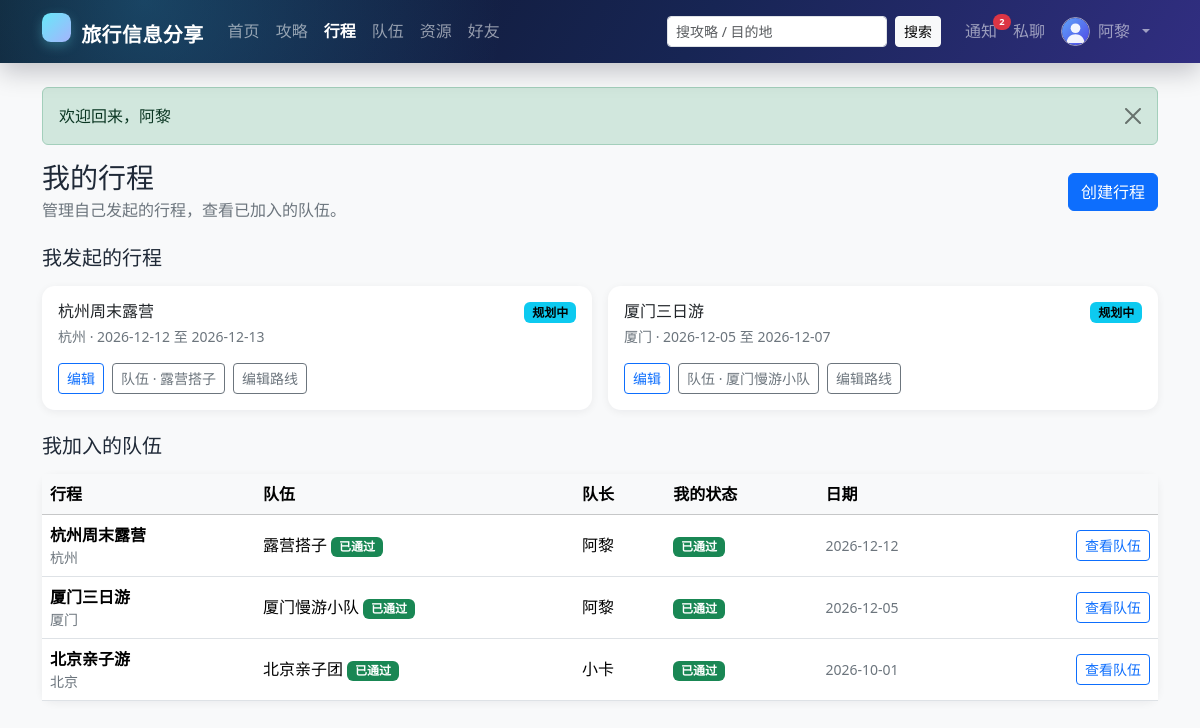
The app's page /trip_my.php (signed in) with its own data.
### tables this page shows
CREATE TABLE `user` (
  `id`            INT UNSIGNED NOT NULL AUTO_INCREMENT COMMENT '用户ID',
  `username`      VARCHAR(50)  NOT NULL                COMMENT '登录名，唯一',
  `password_hash` VARCHAR(255) NOT NULL                COMMENT 'password_hash() 生成的密码散列',
  `nickname`      VARCHAR(50)  NOT NULL                COMMENT '昵称',
  `avatar`        VARCHAR(500) DEFAULT NULL             COMMENT '头像URL',
  `gender`        ENUM('unknown','male','female','other') NOT NULL DEFAULT 'unknown' COMMENT '性别',
  `email`         VARCHAR(100) DEFAULT NULL             COMMENT '邮箱，唯一（可为空）',
  `phone`         VARCHAR(20)  DEFAULT NULL             COMMENT '手机号',
  `intro`         VARCHAR(500) DEFAULT NULL             COMMENT '个人简介',
  `role`          ENUM('user','admin') NOT NULL DEFAULT 'user'   COMMENT '角色',
  `status`        ENUM('active','disabled') NOT NULL DEFAULT 'active' COMMENT '账号状态',
  `created_at`    DATETIME NOT NULL DEFAULT CURRENT_TIMESTAMP,
  `updated_at`    DATETIME NOT NULL DEFAULT CURRENT_TIMESTAMP ON UPDATE CURRENT_TIMESTAMP,
  PRIMARY KEY (`id`),
  UNIQUE KEY `uk_user_username` (`username`),
  UNIQUE KEY `uk_user_email` (`email`),
  KEY `idx_user_role_status` (`role`,`status`),
  KEY `idx_user_nickname` (`nickname`),
  CONSTRAINT `chk_user_username_len` CHECK (CHAR_LENGTH(`username`) BETWEEN 3 AND 50),
  CONSTRAINT `chk_user_nickname_len` CHECK (CHAR_LENGTH(`nickname`) BETWEEN 1 AND 50)
);

CREATE TABLE `team` (
  `id`              INT UNSIGNED NOT NULL AUTO_INCREMENT,
  `trip_id`         INT UNSIGNED NOT NULL,
  `leader_id`       INT UNSIGNED NOT NULL COMMENT '队长',
  `name`            VARCHAR(100) NOT NULL,
  `max_members`     TINYINT UNSIGNED NOT NULL DEFAULT 10,
  `current_members` TINYINT UNSIGNED NOT NULL DEFAULT 1 COMMENT '含队长',
  `description`     VARCHAR(500) DEFAULT NULL,
  `status`          ENUM('recruiting','full','ongoing','closed') NOT NULL DEFAULT 'recruiting',
  `created_at`      DATETIME NOT NULL DEFAULT CURRENT_TIMESTAMP,
  `updated_at`      DATETIME NOT NULL DEFAULT CURRENT_TIMESTAMP ON UPDATE CURRENT_TIMESTAMP,
  PRIMARY KEY (`id`),
  UNIQUE KEY `uk_team_trip` (`trip_id`),
  KEY `idx_team_status` (`status`,`created_at`),
  KEY `idx_team_leader` (`leader_id`),
  CONSTRAINT `fk_team_trip`   FOREIGN KEY (`trip_id`)   REFERENCES `trip` (`id`) ON DELETE CASCADE ON UPDATE CASCADE,
  CONSTRAINT `fk_team_leader` FOREIGN KEY (`leader_id`) REFERENCES `user` (`id`) ON DELETE RESTRICT ON UPDATE CASCADE,
  CONSTRAINT `chk_team_max` CHECK (`max_members` BETWEEN 2 AND 50),
  CONSTRAINT `chk_team_current` CHECK (`current_members` >= 1 AND `current_members` <= `max_members`)
);

CREATE TABLE `trip` (
  `id`          INT UNSIGNED NOT NULL AUTO_INCREMENT,
  `owner_id`    INT UNSIGNED NOT NULL COMMENT '行程所有者',
  `title`       VARCHAR(100) NOT NULL,
  `destination` VARCHAR(100) NOT NULL,
  `start_date`  DATE NOT NULL,
  `end_date`    DATE NOT NULL,
  `budget`      DECIMAL(12,2) NOT NULL DEFAULT 0.00,
  `cover`       VARCHAR(500) DEFAULT NULL,
  `description` VARCHAR(1000) DEFAULT NULL,
  `visibility`  ENUM('private','team','public') NOT NULL DEFAULT 'private',
  `status`      ENUM('planning','ongoing','finished') NOT NULL DEFAULT 'planning',
  `created_at`  DATETIME NOT NULL DEFAULT CURRENT_TIMESTAMP,
  `updated_at`  DATETIME NOT NULL DEFAULT CURRENT_TIMESTAMP ON UPDATE CURRENT_TIMESTAMP,
  PRIMARY KEY (`id`),
  KEY `idx_trip_owner` (`owner_id`,`status`),
  KEY `idx_trip_destination` (`destination`),
  KEY `idx_trip_start` (`start_date`),
  CONSTRAINT `fk_trip_owner` FOREIGN KEY (`owner_id`) REFERENCES `user` (`id`) ON DELETE RESTRICT ON UPDATE CASCADE,
  CONSTRAINT `chk_trip_dates`  CHECK (`end_date` >= `start_date`),
  CONSTRAINT `chk_trip_budget` CHECK (`budget` >= 0)
);

CREATE TABLE `team_member` (
  `id`           INT UNSIGNED NOT NULL AUTO_INCREMENT,
  `team_id`      INT UNSIGNED NOT NULL,
  `user_id`      INT UNSIGNED NOT NULL,
  `status`       ENUM('pending','approved','rejected','quit','removed') NOT NULL DEFAULT 'pending',
  `apply_reason` VARCHAR(255) DEFAULT NULL,
  `joined_at`    DATETIME DEFAULT NULL,
  `created_at`   DATETIME NOT NULL DEFAULT CURRENT_TIMESTAMP,
  `updated_at`   DATETIME NOT NULL DEFAULT CURRENT_TIMESTAMP ON UPDATE CURRENT_TIMESTAMP,
  PRIMARY KEY (`id`),
  UNIQUE KEY `uk_team_member` (`team_id`,`user_id`),
  KEY `idx_team_member_user` (`user_id`,`status`),
  KEY `idx_team_member_team_status` (`team_id`,`status`),
  CONSTRAINT `fk_team_member_team` FOREIGN KEY (`team_id`) REFERENCES `team` (`id`) ON DELETE CASCADE ON UPDATE CASCADE,
  CONSTRAINT `fk_team_member_user` FOREIGN KEY (`user_id`) REFERENCES `user` (`id`) ON DELETE CASCADE ON UPDATE CASCADE
);

### app/auth.php (called while the page is built, shortened)
<?php
function current_user(): ?array
{
    static $cache = [];
    $id = (int) $_SESSION['user_id'];
    if (array_key_exists($id, $cache)) {
        return $cache[$id];
    }
    $user = db_one(
        'SELECT * FROM `user` WHERE `id` = ? AND `status` = "active" LIMIT 1',
        [$id]
    );
    return $cache[$id] = $user;
}
function require_login(): void
{
    if (current_user() !== null) {
        return;
    }
}
function unread_notifications_count(): int
{
    $user = current_user();
    return (int) db_val(
        'SELECT COUNT(*) FROM `notification` WHERE `user_id` = ? AND `is_read` = 0',
        [$user['id']]
    );
}

### app/db.php (called while the page is built, shortened)
<?php
function db(): PDO
{
    static $pdo = null;
    if ($pdo instanceof PDO) {
        return $pdo;
    }
    $c = config('db');
    $dsn = sprintf(
        'mysql:host=%s;port=%d;dbname=%s;charset=%s',
        $c['host'],
        (int) $c['port'],
        $c['name'],
        $c['charset']
    );
    $pdo = new PDO($dsn, $c['user'], $c['pass'], [
        PDO::ATTR_ERRMODE            => PDO::ERRMODE_EXCEPTION,
        PDO::ATTR_DEFAULT_FETCH_MODE => PDO::FETCH_ASSOC,
        PDO::ATTR_EMULATE_PREPARES   => false,
        PDO::ATTR_STRINGIFY_FETCHES  => false,
    ]);
    $pdo->exec("SET time_zone = '+08:00'");
    return $pdo;
}
function db_all(string $sql, array $params = []): array
{
    $stmt = db()->prepare($sql);
    $stmt->execute($params);
    return $stmt->fetchAll();
}
function db_one(string $sql, array $params = []): ?array
{
    $stmt = db()->prepare($sql);
    $stmt->execute($params);
    $row = $stmt->fetch();
    return $row === false ? null : $row;
}
function db_val(string $sql, array $params = []): mixed
{
    $stmt = db()->prepare($sql);
    $stmt->execute($params);
    return $stmt->fetchColumn();
}

### public/trip_my.php (the view, shortened to what this page needs)
<?php
require_login();
$me = current_user();
$uid = (int) $me['id'];
$owned = db_all(
    'SELECT t.*, te.`id` AS `team_id`, te.`name` AS `team_name`, te.`status` AS `team_status`, te.`current_members`, te.`max_members`
     FROM `trip` t LEFT JOIN `team` te ON te.`trip_id` = t.`id`
     WHERE t.`owner_id` = ? ORDER BY t.`start_date` DESC, t.`id` DESC',
    [$uid]
);
$joined = db_all(
    'SELECT t.*, te.`id` AS `team_id`, te.`name` AS `team_name`, te.`leader_id`, tm.`status` AS `member_status`,
            lu.`nickname` AS `leader_nickname`
     FROM `team_member` tm
     JOIN `team` te ON te.`id` = tm.`team_id`
     JOIN `trip` t ON t.`id` = te.`trip_id`
     JOIN `user` lu ON lu.`id` = te.`leader_id`
     WHERE tm.`user_id` = ? AND tm.`status` IN ("pending", "approved")
     ORDER BY t.`start_date` DESC, t.`id` DESC',
    [$uid]
);
$activeNav = 'trips';
require APP_ROOT . '/app/views/header.php';
?>
<div class="d-flex flex-column flex-sm-row justify-content-between align-items-sm-center gap-2 mb-4">
    <div>
        <h1 class="h3 mb-1">我的行程</h1>
        <p class="text-secondary mb-0">管理自己发起的行程，查看已加入的队伍。</p>
    </div>
    <a class="btn btn-primary" href="<?= e(url('/trip_edit.php')) ?>">创建行程</a>
</div>
<h2 class="h5 mb-3">我发起的行程</h2>
<div class="row g-3 mb-4">
    <?php foreach ($owned as $t): ?>
        <div class="col-md-6">
            <div class="card border-0 shadow-sm h-100">
                <div class="card-body">
                    <div class="d-flex justify-content-between align-items-start gap-2">
                        <div>
                            <h3 class="h6 mb-1"><a class="text-decoration-none text-body" href="<?= e(url('/trip.php?id=' . $t['id'])) ?>"><?= e($t['title']) ?></a></h3>
                            <div class="small text-secondary"><?= e($t['destination']) ?> · <?= e(format_date($t['start_date'])) ?> 至 <?= e(format_date($t['end_date'])) ?></div>
                        </div>
                        <?= status_html($t['status']) ?>
                    </div>
                    <div class="d-flex flex-wrap gap-2 mt-3">
                        <a class="btn btn-sm btn-outline-primary" href="<?= e(url('/trip_edit.php?id=' . $t['id'])) ?>">编辑</a>
                        <?php if ($t['team_id'] !== null): ?>
                            <a class="btn btn-sm btn-outline-secondary" href="<?= e(url('/team.php?id=' . $t['team_id'])) ?>">队伍 · <?= e($t['team_name']) ?></a>
                        <?php else: ?>
                            <a class="btn btn-sm btn-outline-success" href="<?= e(url('/team_edit.php?trip_id=' . $t['id'])) ?>">组建队伍</a>
                        <?php endif; ?>
                        <a class="btn btn-sm btn-outline-secondary" href="<?= e(url('/route_edit.php?trip_id=' . $t['id'])) ?>">编辑路线</a>
                    </div>
                </div>
            </div>
        </div>
    <?php endforeach; ?>
</div>
<h2 class="h5 mb-3">我加入的队伍</h2>
<div class="card border-0 shadow-sm">
    <div class="table-responsive">
        <table class="table table-hover align-middle mb-0">
            <thead class="table-light"><tr><th>行程</th><th>队伍</th><th>队长</th><th>我的状态</th><th>日期</th><th></th></tr></thead>
            <tbody>
            <?php foreach ($joined as $t): ?>
                <tr>
                    <td><div class="fw-semibold"><?= e($t['title']) ?></div><div class="small text-secondary"><?= e($t['destination']) ?></div></td>
                    <td><?= e($t['team_name']) ?> <?= status_html($t['member_status']) ?></td>
                    <td><?= e($t['leader_nickname']) ?></td>
                    <td><?= status_html($t['member_status']) ?></td>
                    <td class="small text-secondary"><?= e(format_date($t['start_date'])) ?></td>
                    <td class="text-end"><a class="btn btn-sm btn-outline-primary" href="<?= e(url('/team.php?id=' . $t['team_id'])) ?>">查看队伍</a></td>
                </tr>
            <?php endforeach; ?>
            </tbody>
        </table>
    </div>
</div>
<?php require APP_ROOT . '/app/views/footer.php'; ?>

### app/views/header.php (shortened to what this page needs)
<?php
$me = current_user();
$notifCount = unread_notifications_count();
$activeNav = $activeNav ?? '';
$q = (string) ($_GET['q'] ?? '');
?>
<!doctype html>
<html lang="zh-CN">
<head>
    <link rel="stylesheet" href="<?= e(url('/assets/bootstrap.min.css')) ?>">
    <link rel="stylesheet" href="<?= e(url('/assets/style.css')) ?>">
</head>
<body class="d-flex flex-column min-vh-100 bg-body-tertiary">
<nav class="navbar navbar-expand-lg navbar-dark app-navbar sticky-top">
    <div class="container">
        <a class="navbar-brand fw-bold" href="<?= e(url('/index.php')) ?>">
            <span class="brand-mark"></span> 旅行信息分享
        </a>
        <div class="collapse navbar-collapse" id="mainNav">
            <ul class="navbar-nav me-auto mb-2 mb-lg-0">
                <li class="nav-item"><a class="nav-link <?= $activeNav === 'home' ? 'active' : '' ?>" href="<?= e(url('/index.php')) ?>">首页</a></li>
                <li class="nav-item"><a class="nav-link <?= $activeNav === 'guides' ? 'active' : '' ?>" href="<?= e(url('/guides.php')) ?>">攻略</a></li>
                <li class="nav-item"><a class="nav-link <?= $activeNav === 'trips' ? 'active' : '' ?>" href="<?= e(url('/trips.php')) ?>">行程</a></li>
                <li class="nav-item"><a class="nav-link <?= $activeNav === 'teams' ? 'active' : '' ?>" href="<?= e(url('/teams.php')) ?>">队伍</a></li>
                <li class="nav-item"><a class="nav-link <?= $activeNav === 'resources' ? 'active' : '' ?>" href="<?= e(url('/resources.php')) ?>">资源</a></li>
                <?php if ($me !== null): ?>
                    <li class="nav-item"><a class="nav-link <?= $activeNav === 'friends' ? 'active' : '' ?>" href="<?= e(url('/friends.php')) ?>">好友</a></li>
                <?php endif; ?>
            </ul>
            <form class="d-flex me-lg-3 my-2 my-lg-0" role="search" action="<?= e(url('/guides.php')) ?>" method="get">
                <input class="form-control form-control-sm me-2" type="search" name="q" value="<?= e($q) ?>" placeholder="搜攻略 / 目的地" aria-label="搜索攻略">
                <button class="btn btn-sm btn-light" type="submit">搜索</button>
            </form>
            <ul class="navbar-nav align-items-lg-center">
                <?php if ($me !== null): ?>
                    <li class="nav-item">
                        <a class="nav-link position-relative" href="<?= e(url('/notifications.php')) ?>" title="通知">
                            通知
                            <?php if ($notifCount > 0): ?><span class="badge rounded-pill text-bg-danger nav-badge"><?= $notifCount ?></span><?php endif; ?>
                        </a>
                    </li>
                    <li class="nav-item">
                        <a class="nav-link position-relative" href="<?= e(url('/messages.php')) ?>" title="私聊">
                            私聊
                        </a>
                    </li>
                    <li class="nav-item dropdown">
                        <a class="nav-link dropdown-toggle d-flex align-items-center gap-2" href="#" role="button" data-bs-toggle="dropdown" aria-expanded="false">
                            <img src="<?= e(avatar_url($me['avatar'])) ?>" alt="" class="rounded-circle nav-avatar">
                            <span><?= e($me['nickname']) ?></span>
                        </a>
                    </li>
                <?php else: ?>
                    <li class="nav-item"><a class="nav-link" href="<?= e(url('/login.php')) ?>">登录</a></li>
                    <li class="nav-item"><a class="btn btn-sm btn-light ms-lg-2" href="<?= e(url('/register.php')) ?>">注册</a></li>
                <?php endif; ?>
            </ul>
        </div>
    </div>
</nav>
<main class="container py-4 flex-grow-1">
    <?php foreach (flashes() as $item): ?>
        <div class="alert alert-<?= e($item['type']) ?> alert-dismissible fade show" role="alert">
            <?= e($item['message']) ?>
            <button type="button" class="btn-close" data-bs-dismiss="alert" aria-label="关闭"></button>
        </div>
    <?php endforeach; ?>

### app/helpers.php (shortened to what this page needs)
<?php
function config(string $path, mixed $default = null): mixed
{
    $value = $GLOBALS['config'] ?? [];
    foreach (explode('.', $path) as $key) {
        $value = $value[$key];
    }
    return $value;
}
function e(mixed $value): string
{
    return htmlspecialchars((string) $value, ENT_QUOTES | ENT_SUBSTITUTE, 'UTF-8');
}
function url(string $path = ''): string
{
    $base = rtrim((string) config('site.base_url', ''), '/');
    return $base . '/' . ltrim($path, '/');
}
function flashes(): array
{
    $items = $_SESSION['flash'] ?? [];
    return $items;
}
function format_date(?string $value): string
{
    $ts = strtotime($value);
    return $ts ? date('Y-m-d', $ts) : $value;
}
function avatar_url(?string $avatar): string
{
    return url('/assets/avatar.svg');
}
function status_badge(string $status): array
{
    $map = [
        'draft'     => ['secondary', '草稿'],
        'pending'   => ['warning', '待审核'],
        'published' => ['success', '已发布'],
        'rejected'  => ['danger', '已驳回'],
        'hidden'    => ['dark', '已隐藏'],
        'planning'  => ['info', '规划中'],
        'ongoing'   => ['primary', '进行中'],
        'finished'  => ['secondary', '已结束'],
        'recruiting'=> ['success', '招募中'],
        'full'      => ['warning', '已满员'],
        'closed'    => ['secondary', '已关闭'],
        'approved'  => ['success', '已通过'],
        'quit'      => ['secondary', '已退出'],
        'removed'   => ['dark', '已移除'],
        'active'    => ['success', '正常'],
        'disabled'  => ['danger', '已禁用'],
        'accepted'  => ['success', '已接受'],
        'blocked'   => ['dark', '已拉黑'],
        'pending_friend' => ['warning', '待确认'],
    ];
    return $map[$status] ?? ['secondary', $status];
}
function status_html(string $status): string
{
    [$color, $label] = status_badge($status);
    return '<span class="badge text-bg-' . e($color) . '">' . e($label) . '</span>';
}

### records on screen
user: nickname "阿黎"
team: trip.title "杭州周末露营", trip.destination "杭州", trip.start_date "2026-12-12", trip.end_date "2026-12-13", label "规划中", name "露营搭子"
team: trip.title "厦门三日游", trip.destination "厦门", trip.start_date "2026-12-05", trip.end_date "2026-12-07", label "规划中", name "厦门慢游小队"
team_member: trip.title "杭州周末露营", trip.destination "杭州", team.name "露营搭子", label "已通过 已通过", user.nickname "阿黎", trip.start_date "2026-12-12"
team_member: trip.title "厦门三日游", trip.destination "厦门", team.name "厦门慢游小队", label "已通过 已通过", user.nickname "阿黎", trip.start_date "2026-12-05"
team_member: trip.title "北京亲子游", trip.destination "北京", team.name "北京亲子团", label "已通过 已通过", user.nickname "小卡", trip.start_date "2026-10-01"

### other values on screen
$notifCount "2"
$item['message'] "欢迎回来，阿黎"
